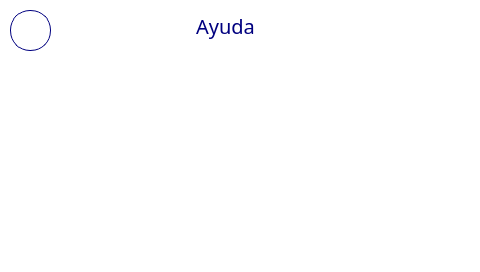
<?xml version="1.0" encoding="UTF-8"?>
<ui version="4.0">
 <class>MainWindow</class>
 <widget class="QMainWindow" name="MainWindow">
  <property name="geometry">
   <rect>
    <x>0</x>
    <y>0</y>
    <width>480</width>
    <height>272</height>
   </rect>
  </property>
  <property name="windowTitle">
   <string>MainWindow</string>
  </property>
  <property name="styleSheet">
   <string notr="true">background-color: white;
font: 14px Poppins;</string>
  </property>
  <widget class="QWidget" name="centralwidget">
   <property name="styleSheet">
    <string notr="true"/>
   </property>
   <widget class="QPushButton" name="backBtn">
    <property name="geometry">
     <rect>
      <x>10</x>
      <y>10</y>
      <width>41</width>
      <height>41</height>
     </rect>
    </property>
    <property name="styleSheet">
     <string notr="true">	height: 40px;
	border-radius: 20px;
	border: 1px solid #00007f;
	background-color: white;
	color: #00007f;
	font-weight: 500;
	font-size: 16px;</string>
    </property>
    <property name="text">
     <string/>
    </property>
   </widget>
   <widget class="QLabel" name="label">
    <property name="geometry">
     <rect>
      <x>-30</x>
      <y>10</y>
      <width>511</width>
      <height>31</height>
     </rect>
    </property>
    <property name="styleSheet">
     <string notr="true">font-size: 20px;
color: #00007f;</string>
    </property>
    <property name="text">
     <string>Ayuda</string>
    </property>
    <property name="alignment">
     <set>Qt::AlignCenter</set>
    </property>
   </widget>
   <widget class="QLabel" name="imageLbl">
    <property name="geometry">
     <rect>
      <x>20</x>
      <y>60</y>
      <width>441</width>
      <height>191</height>
     </rect>
    </property>
    <property name="styleSheet">
     <string notr="true">font-size: 16px;</string>
    </property>
    <property name="text">
     <string/>
    </property>
    <property name="alignment">
     <set>Qt::AlignCenter</set>
    </property>
   </widget>
   <zorder>label</zorder>
   <zorder>backBtn</zorder>
   <zorder>imageLbl</zorder>
  </widget>
 </widget>
 <resources/>
 <connections/>
</ui>
